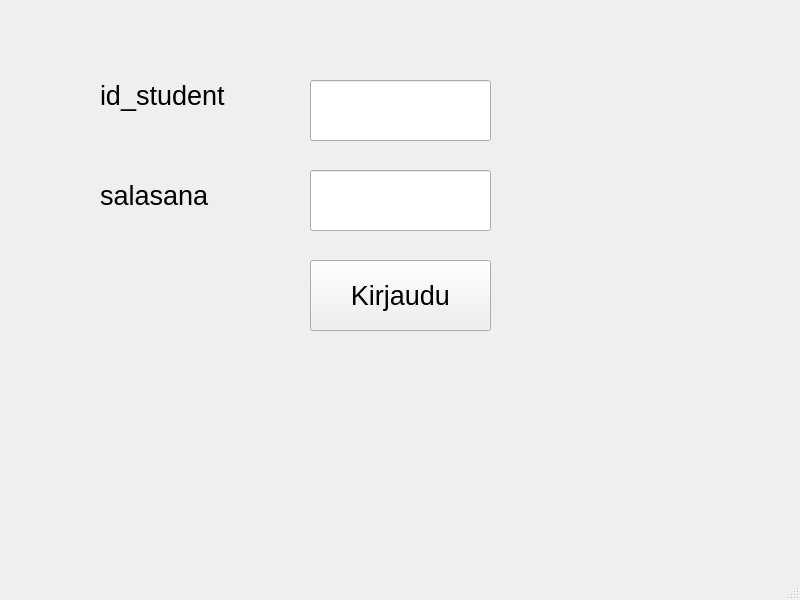
<?xml version="1.0" encoding="UTF-8"?>
<ui version="4.0">
 <class>MainWindow</class>
 <widget class="QMainWindow" name="MainWindow">
  <property name="geometry">
   <rect>
    <x>0</x>
    <y>0</y>
    <width>800</width>
    <height>600</height>
   </rect>
  </property>
  <property name="windowTitle">
   <string>MainWindow</string>
  </property>
  <widget class="QWidget" name="centralwidget">
   <widget class="QLabel" name="label">
    <property name="geometry">
     <rect>
      <x>100</x>
      <y>60</y>
      <width>181</width>
      <height>71</height>
     </rect>
    </property>
    <property name="font">
     <font>
      <pointsize>20</pointsize>
     </font>
    </property>
    <property name="text">
     <string>id_student</string>
    </property>
   </widget>
   <widget class="QLabel" name="label_2">
    <property name="geometry">
     <rect>
      <x>100</x>
      <y>160</y>
      <width>181</width>
      <height>71</height>
     </rect>
    </property>
    <property name="font">
     <font>
      <pointsize>20</pointsize>
     </font>
    </property>
    <property name="text">
     <string>salasana</string>
    </property>
   </widget>
   <widget class="QLineEdit" name="textIdStudent">
    <property name="geometry">
     <rect>
      <x>310</x>
      <y>80</y>
      <width>181</width>
      <height>61</height>
     </rect>
    </property>
    <property name="font">
     <font>
      <pointsize>20</pointsize>
     </font>
    </property>
   </widget>
   <widget class="QLineEdit" name="textPassword">
    <property name="geometry">
     <rect>
      <x>310</x>
      <y>170</y>
      <width>181</width>
      <height>61</height>
     </rect>
    </property>
    <property name="font">
     <font>
      <pointsize>20</pointsize>
     </font>
    </property>
   </widget>
   <widget class="QPushButton" name="btnLogin">
    <property name="geometry">
     <rect>
      <x>310</x>
      <y>260</y>
      <width>181</width>
      <height>71</height>
     </rect>
    </property>
    <property name="font">
     <font>
      <pointsize>20</pointsize>
     </font>
    </property>
    <property name="text">
     <string>Kirjaudu</string>
    </property>
   </widget>
   <widget class="QLabel" name="labelInfo">
    <property name="geometry">
     <rect>
      <x>130</x>
      <y>380</y>
      <width>501</width>
      <height>71</height>
     </rect>
    </property>
    <property name="font">
     <font>
      <pointsize>20</pointsize>
     </font>
    </property>
    <property name="text">
     <string/>
    </property>
   </widget>
  </widget>
  <widget class="QMenuBar" name="menubar">
   <property name="geometry">
    <rect>
     <x>0</x>
     <y>0</y>
     <width>800</width>
     <height>25</height>
    </rect>
   </property>
  </widget>
  <widget class="QStatusBar" name="statusbar"/>
 </widget>
 <resources/>
 <connections/>
</ui>
